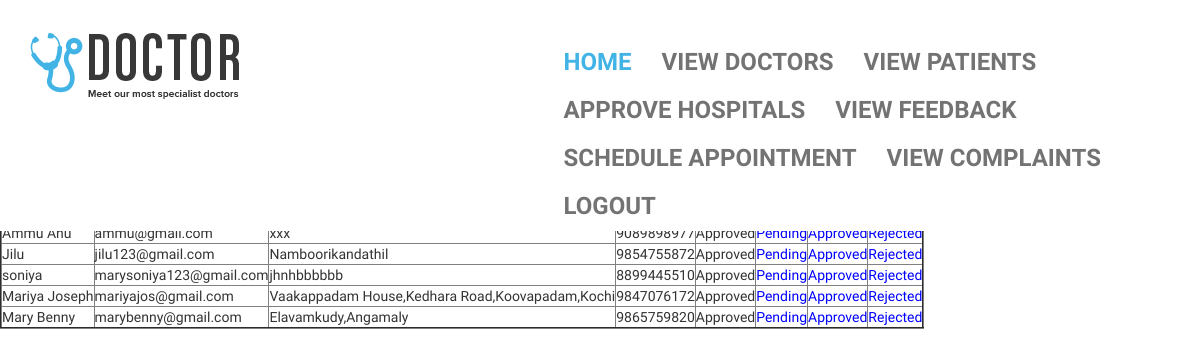
/admin/patientapproval.php, run on the app's committed database.
### tables this page shows
CREATE TABLE `patientreg` (
  `name` varchar(40) NOT NULL,
  `email` varchar(50) NOT NULL,
  `address` varchar(50) NOT NULL,
  `contact` varchar(10) NOT NULL,
  PRIMARY KEY  (`email`)
);

### shares/db/mydatabase.inc (called while the page is built, shortened)
<?php
	function getDatas($sql){
		$dt = mysql_query($sql);
		$table = array();
		$rno = mysql_num_rows($dt);
		$cno = mysql_num_fields($dt);
		for($i=0;$i<$rno;$i++){
			$row = mysql_fetch_array($dt);
			for($j=0;$j<$cno;$j++){
				$table[$i][$j] = $row[$j];
			}
		}
		return $table;
	}
?>

### admin/patientapproval.php (the view, shortened to what this page needs)
<?php
include("top.php");
include_once("../shares/db/mydatabase.inc");?>
<div id="site_content" style="position:relative;top:200px;>
<form method="post">
	<table class="datagrid" border="2">
	<tr>
		<th>Name</th>
		<th>E-Mail</th>
		<th>Address</th>
		<th>Contact</th>
		<th>Status</th>
		<th colspan="3">Edit</th>
	</tr>
	<?php
		$sql = "select t1.*,if(status=0,'Pending',if(status=1,'Approved','Reject')) from patientreg t1,login t2 where t1.email = t2.username";
		$tbl = getDatas($sql);
		for($i=0;$i<count($tbl);$i++){
			$cl = ($i%2==0)?"eve":"odd";
			echo "<tr class='$cl'>";
			for($j=0;$j<count($tbl[$i]);$j++){
				echo "<td>".$tbl[$i][$j]."</td>";
			}
?>
<td><a href="?id=<?php echo $tbl[$i][1]?>&mode=pen"><font color="blue">Pending</font></a></td>
<td><a href="?id=<?php echo $tbl[$i][1]?>&mode=app"><font color="blue">Approved</font></a></td>
<td><a href="?id=<?php echo $tbl[$i][1]?>&mode=rej"><font color="blue">Rejected</font></a></td>
<?php
			echo "</tr>";
		}
	?>
	</table>
</div>

### temp/css/style.css (style rules this page uses)
body { margin: 0; padding: 0; font-family: 'BenchNine', sans-serif; }
a:hover, a:visited, a { text-decoration: none; }
html, body, .carousel, .carousel-inner, .carousel-inner .item { height: 100%; }

### data on the page
patientreg: name "Ammu Anu", email "ammu@gmail.com", address "xxx", contact "9089898977", j "Approved"
patientreg: name "Jilu", email "jilu123@gmail.com", address "Namboorikandathil", contact "9854755872", j "Approved"
patientreg: name "soniya", email "marysoniya123@gmail.com", address "jhnhbbbbbb", contact "8899445510", j "Approved"
patientreg: name "Mariya Joseph", email "mariyajos@gmail.com", address "Vaakappadam House,Kedhara Road,Koovapadam,Kochi", contact "9847076172", j "Approved"
patientreg: name "Mary Benny", email "marybenny@gmail.com", address "Elavamkudy,Angamaly", contact "9865759820", j "Approved"
